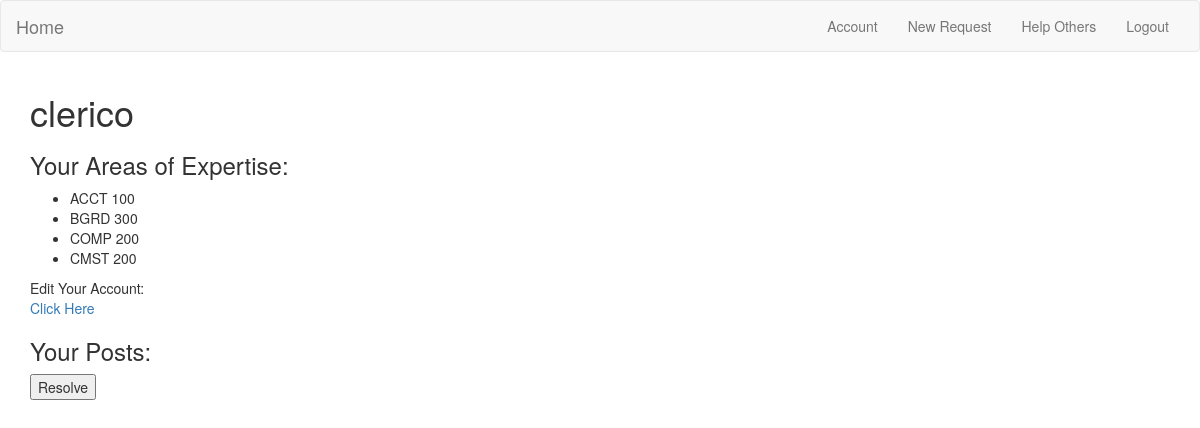
/account/clerico (signed in), run on the app's committed database.
### app/models.py (models this page shows, shortened)
class User(UserMixin, db.Model):
    id = db.Column(db.Integer, primary_key=True)
    name = db.Column(db.String(64), index=True, unique=True)
    email = db.Column(db.String(120), index=True, unique=True)
    class_year = db.Column(db.Integer)
    department = db.Column(db.String(120))
    sport = db.column(db.String(64))
    sec_sport = db.column(db.String(64))
    requests = db.relationship('Request', backref='author', lazy='dynamic')
    password_hash = db.Column(db.String(128))
    fields = db.relationship('Expertise', secondary=uTe, lazy='dynamic',
                                backref=db.backref('users', lazy='dynamic'))

class Expertise(db.Model):
    id = db.Column(db.Integer, primary_key=True)
    course_prefix = db.Column(db.String(12), index=True)
    course_level = db.Column(db.Integer, index=True)
    def __repr__(self):
        return '{}'.format(self.course_prefix) + ' {}'.format(self.course_level)

### app/routes.py (the view)
@app.route('/account/<name>')
@login_required
def account(name):
    user = User.query.filter_by(name=name).first()
    return render_template('user.html', user=user)

### app/models.py (called while the page is built)
@login.user_loader
def load_user(id):
    return User.query.get(int(id))

### app/templates/user.html (shortened to what this page needs)
{% extends "base.html" %}
{%  block app_content %}
    <h1>{{ user.name }}</h1>
    <h3>Your Areas of Expertise:</h3>
    <ul>
        {% for field in user.fields %}
        <li>{{ field }}</li>
        {% endfor %}
    </ul>
    <p>
        <span>Edit Your Account:</span><br>
        <a href="{{ url_for('expertise') }}">Click Here</a>
    </p>
    <h3>Your Posts:</h3>
    <button type="button" id="resolve">Resolve</button>
{% endblock %}

### data on the page
User: name "clerico"
Expertise: course_prefix+course_level "ACCT 100"
Expertise: course_prefix+course_level "BGRD 300"
Expertise: course_prefix+course_level "COMP 200"
Expertise: course_prefix+course_level "CMST 200"
